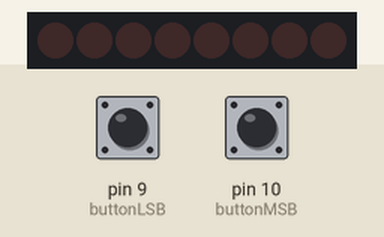
Simulated run of this sketch. Board: Arduino Uno, built with avr-gcc and run on an emulated ATmega328P. On the bench: 8 shift-register outputs drawn as a row of LEDs (first output left, lit = HIGH). Wiring (inferred from the names in the program): shift register (74HC595): data pin 13; shift clock pin 11; latch pin 12. Wiring (inferred from the signals the program sends): row of LEDs: on Q0, Q1, Q2, Q3, Q4, Q5, Q6, Q7. The inputs (shaded band) are chosen by the test bench; at power-on: pin 9 (buttonLSB) LOW, pin 10 (buttonMSB) LOW.

Above: at 1.2 s.
1.3 s: pin 9 (buttonLSB) pulled HIGH for 0.15 s
At 2.0 s:
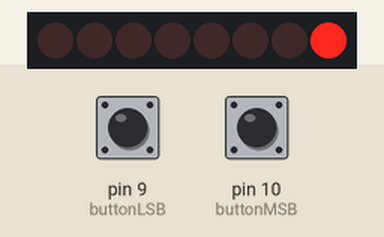
At 2.8 s:
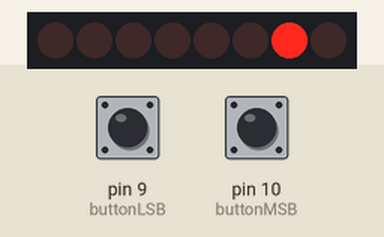
7.4 s: pin 10 (buttonMSB) pulled HIGH for 3.2 s
At 12.1 s:
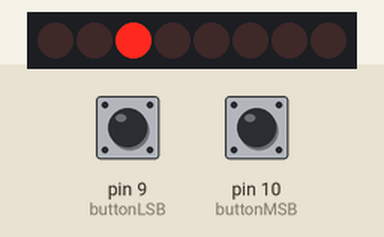
Timing chart, 0 to 17.8 s (numbered marks = the images above; inputs shaded):
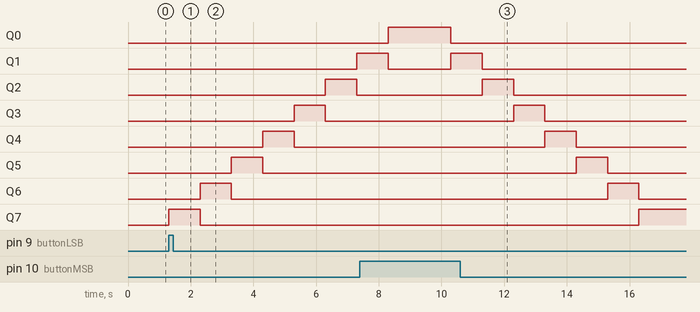

The sketch:

ShiftRegisterButton.ino
```cpp
// Dichiarazione variabili pin digitali

int data = 13;
int latch = 12;
int clock = 11;

int buttonMSB = 10;
int buttonLSB = 9;

// Dichiarazione variabili utili al programma

int stateMSB = 0;
int stateLSB = 0;

int time = 1000;

// setup

void setup() {

  // Pin output

  pinMode(data, OUTPUT);
  pinMode(latch, OUTPUT);
  pinMode(clock, OUTPUT);

  // Pin input

  pinMode(buttonMSB, INPUT);
  pinMode(buttonLSB, INPUT);

}

// loop

void loop() {

  // Assegnazione variabili button

  stateMSB = digitalRead(buttonMSB);
  stateLSB = digitalRead(buttonLSB);

  // Caso MSB

  if (stateMSB == 1) {

    // Ciclo for

    for (int count = 0;count < 8;count++) {

      digitalWrite(latch, LOW);

      // Funzione shiftOut MSB

      shiftOut(data, clock, MSBFIRST, (1 << count));

      digitalWrite(latch, HIGH);
      delay(time);

    }

  }

  // Caso LSB

  if (stateLSB == 1) {

    // Ciclo for

    for (int count = 0;count < 8;count++) {

      digitalWrite(latch, LOW);

      // Funzione shiftOut LSB

      shiftOut(data, clock, LSBFIRST, (1 << count));

      digitalWrite(latch, HIGH);
      delay(time);

    }

  }

}
```

Measured:
- after the input at 1.3 s, Q1: LOW → HIGH after 6.0 s; Q2: LOW → HIGH after 5.0 s, → LOW 1.0 s later; Q3: LOW → HIGH after 4.0 s, → LOW 1.0 s later; Q4: LOW → HIGH after 3.0 s, → LOW 1.0 s later; Q5: LOW → HIGH after 2.0 s, → LOW 1.0 s later
